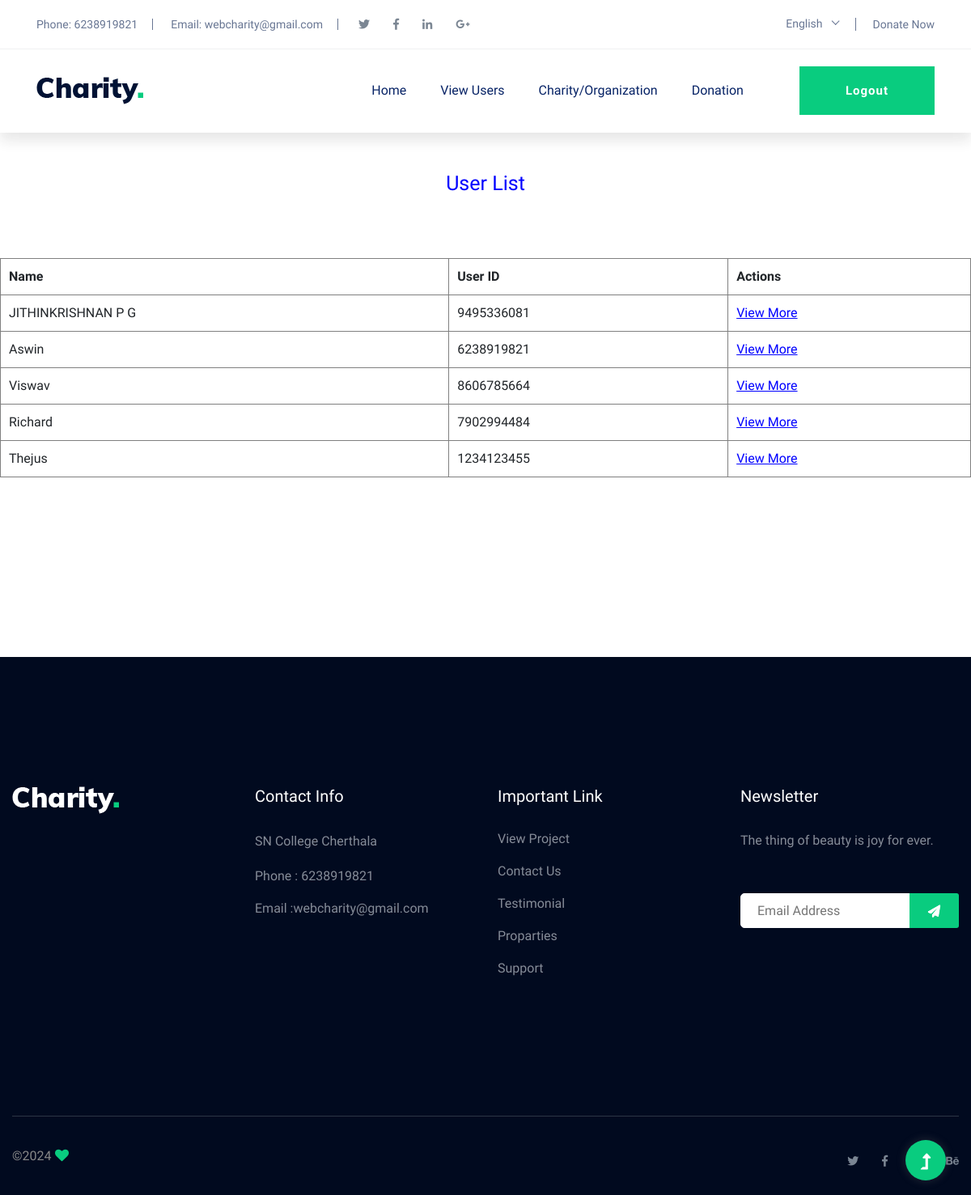
Page /ViewUser/ on the committed database.
### home/models.py (models this page shows)
class Donor(models.Model):
    phone=models.CharField(max_length=10,primary_key=True)
    Name=models.CharField(max_length=40)
    email=models.CharField(max_length=30)
    address=models.CharField(max_length=50)

### home/views.py (the view)
# urls.py: path('ViewUser/',views.ViewUser,name='ViewUser'),
@csrf_exempt
def ViewUser(request):
    data={}
    ob= Donor.objects.all()
    data1={}
    datalist=[]
    for i in ob:
        user_data = {
            "name": i.Name,
            "phone": i.phone
        }
        datalist.append(user_data)
    data["data"] = datalist
    print(data)
    return render(request,'admin/ViewDonor.html',data)

### templates/admin/ViewDonor.html (shortened to what this page needs)
{% load static %}
<!doctype html>
<html class="no-js" lang="zxx">
<head>
	<link rel="stylesheet" href="{% static 'assets/css/bootstrap.min.css' %}">
	<link rel="stylesheet" href="{% static 'assets/css/owl.carousel.min.css' %}">
	<link rel="stylesheet" href="{% static 'assets/css/slicknav.css' %}">
    <link rel="stylesheet" href="{% static 'assets/css/flaticon.css' %}">
    <link rel="stylesheet" href="{% static 'assets/css/progressbar_barfiller.css' %}">
    <link rel="stylesheet" href="{% static 'assets/css/gijgo.css' %}">
    <link rel="stylesheet" href="{% static 'assets/css/animate.min.css' %}">
    <link rel="stylesheet" href="{% static 'assets/css/animated-headline.css' %}">
	<link rel="stylesheet" href="{% static 'assets/css/magnific-popup.css' %}">
	<link rel="stylesheet" href="{% static 'assets/css/fontawesome-all.min.css' %}">
	<link rel="stylesheet" href="{% static 'assets/css/themify-icons.css' %}">
	<link rel="stylesheet" href="{% static 'assets/css/slick.css' %}">
	<link rel="stylesheet" href="{% static 'assets/css/nice-select.css' %}">
	<link rel="stylesheet" href="{% static 'assets/css/style.css' %}">
</head>
<body>
    <header>
        <div class="header-area">
            <div class="main-header ">
                <div class="header-top d-none d-lg-block">
                    <div class="container-fluid">
                        <div class="col-xl-12">
                            <div class="row d-flex justify-content-between align-items-center">
                                <div class="header-info-left d-flex">
                                    <ul>
                                        <li>Phone: 6238919821</li>
                                        <li>Email: webcharity@gmail.com</li>
                                    </ul>
                                    <div class="header-social">
                                        <ul>
                                            <li><a href="#"><i class="fab fa-twitter"></i></a></li>
                                            <li><a  href="#"><i class="fab fa-facebook-f"></i></a></li>
                                            <li><a href="#"><i class="fab fa-linkedin-in"></i></a></li>
                                            <li> <a href="#"><i class="fab fa-google-plus-g"></i></a></li>
                                        </ul>
                                    </div>
                                </div>
                                <div class="header-info-right d-flex align-items-center">
                                    <div class="select-this">
                                    </div>
                                    <ul class="contact-now">
                                        <li><a href="#">Donate Now</a></li>
                                    </ul>
                                </div>
                            </div>
                        </div>
                    </div>
                </div>
                <div class="header-bottom  header-sticky">
                    <div class="container-fluid">
                        <div class="row align-items-center">
                            <div class="col-xl-2 col-lg-2">
                                <div class="logo">
                                    <a href="#"><img src="{% static 'assets/img/logo/logo.png' %}" alt=""></a>
                                </div>
                            </div>
                            <div class="col-xl-10 col-lg-10">
                                <div class="menu-wrapper  d-flex align-items-center justify-content-end">
                                    <div class="main-menu d-none d-lg-block">
                                        <nav>
                                            <ul id="navigation">
                                                <li><a href="{% url 'adminhome' %}">Home</a></li>
                                                <li><a href="{% url 'ViewUser' %}">View Users</a></li>
                                                <li><a href="#">Charity/Organization</a>
                                                </li>
                                                <li><a href="#">Donation</a>
                                                </li>
                                            </ul>
                                        </nav>
                                    </div>
                                    <div class="header-right-btn d-none d-lg-block ml-20">
                                        <a href="{% url 'site' %}" class="btn header-btn">Logout</a>
                                    </div>
                                </div>
                            </div>
                            <div class="col-12">
                            </div>
                        </div>
                    </div>
                </div>
            </div>
        </div>
    </header>
    <body>
     <br>
     <br>
        <h1 style="text-align: center; color: blue; size: 100cap;">User List</h1>
        <br>
        <br>
        <br>
        <table border="1" style="width: 100%; border-collapse: collapse;">
            <thead>
                <tr>
                    <th style="padding: 10px; text-align: left;">Name</th>
                    <th style="padding: 10px; text-align: left;">User ID</th>
                    <th style="padding: 10px; text-align: left;">Actions</th>
                </tr>
            </thead>
            <tbody>
                {% for user in data %}
                    <tr>
                        <td style="padding: 10px;">{{ user.name }}</td>
                        <td style="padding: 10px;">{{ user.phone }}</td>
                        <td style="padding: 10px;"><a href="#" class="view-more-link" style="text-decoration: underline; color: blue;" data-index="{{ forloop.counter0 }}" data-phone="{{ user.phone }}">View More</a></td>
                    </tr>
                {% endfor %}
            </tbody>
        </table>
    <br>
    <br>
    <br>
    <br>
    <br>
    <br>
    <br>
    <br>
    </body>
    <footer>
        <div class="footer-wrapper section-bg2" data-background="{% static 'assets/img/gallery/footer_bg.png' %}">
            <div class="footer-area footer-padding">
                <div class="container">
                    <div class="row d-flex justify-content-between">
                        <div class="col-xl-3 col-lg-3 col-md-4 col-sm-6">
                        <div class="single-footer-caption mb-50">
                            <div class="single-footer-caption mb-30">
                                <div class="footer-tittle">
                                    <div class="footer-logo mb-20">
                                        <a href="index.html"><img src="{% static 'assets/img/logo/logo2_footer.png' %}" alt=""></a>
                                    </div>
                                </div>
                            </div>
                        </div>
                        </div>
                        <div class="col-xl-3 col-lg-3 col-md-4 col-sm-5">
                            <div class="single-footer-caption mb-50">
                                <div class="footer-tittle">
                                    <h4>Contact Info</h4>
                                    <ul>
                                        <li>
                                            <p>SN College Cherthala</p>
                                        </li>
                                        <li><a href="#">Phone : 6238919821</a></li>
                                        <li><a href="#">Email :webcharity@gmail.com</a></li>
                                    </ul>
                                </div>
                            </div>
                        </div>
                        <div class="col-xl-3 col-lg-3 col-md-4 col-sm-5">
                            <div class="single-footer-caption mb-50">
                                <div class="footer-tittle">
                                    <h4>Important Link</h4>
                                    <ul>
                                        <li><a href="#"> View Project</a></li>
                                        <li><a href="#">Contact Us</a></li>
                                        <li><a href="#">Testimonial</a></li>
                                        <li><a href="#">Proparties</a></li>
                                        <li><a href="#">Support</a></li>
                                    </ul>
                                </div>
                            </div>
                        </div>
                        <div class="col-xl-3 col-lg-3 col-md-4 col-sm-5">
                            <div class="single-footer-caption mb-50">
                                <div class="footer-tittle">
                                    <h4>Newsletter</h4>
                                    <div class="footer-pera footer-pera2">
                                    <p>The thing of beauty is joy for ever.</p>
                                </div>
                                <div class="footer-form" >
                                    <div id="mc_embed_signup">
                                        <form target="_blank" action="https://spondonit.us12.list-manage.com/subscribe/post?u=1462626880ade1ac87bd9c93a&amp;id=92a4423d01"
                                        method="get" class="subscribe_form relative mail_part">
                                            <input type="email" name="email" id="newsletter-form-email" placeholder="Email Address"
                                            class="placeholder hide-on-focus" onfocus="this.placeholder = ''"
                                            onblur="this.placeholder = ' Email Address '">
                                            <div class="form-icon">
                                                <button type="submit" name="submit" id="newsletter-submit"
                                                class="email_icon newsletter-submit button-contactForm"><img src="{% static 'assets/img/gallery/form.png' %}" alt=""></button>
                                            </div>
                                        </form>
                                    </div>
                                </div>
                                </div>
                            </div>
                        </div>
                    </div>
                </div>
            </div>
            <div class="footer-bottom-area">
                <div class="container">
                    <div class="footer-border">
                        <div class="row d-flex justify-content-between align-items-center">
                            <div class="col-xl-10 col-lg-9 ">
                                <div class="footer-copy-right">
                                    <p>
                                        &copy;<script>document.write(new Date().getFullYear());</script> <i class="fa fa-heart" aria-hidden="true"></i>  <a href="https://colorlib.com" target="_blank"></a>
                                         </p>
                                </div>
                            </div>
                            <div class="col-xl-2 col-lg-3">
                                <div class="footer-social f-right">
                                    <a href="#"><i class="fab fa-twitter"></i></a>
                                    <a  href="https://www.facebook.com/sai4ull"><i class="fab fa-facebook-f"></i></a>
                                    <a href="#"></a>
                                    <a href="#"><i class="fab fa-behance"></i></a>
                                </div>
                            </div>
                        </div>
                    </div>
                </div>
            </div>
        </div>
    </footer>
    <div id="back-top" >
        <a title="Go to Top" href="#"> <i class="fas fa-level-up-alt"></i></a>
    </div>
    </body>
</html>

### rows in the picture
Donor: name "JITHINKRISHNAN P G", phone "9495336081"
Donor: name "Aswin", phone "6238919821"
Donor: name "Viswav", phone "8606785664"
Donor: name "Richard", phone "7902994484"
Donor: name "Thejus", phone "1234123455"
